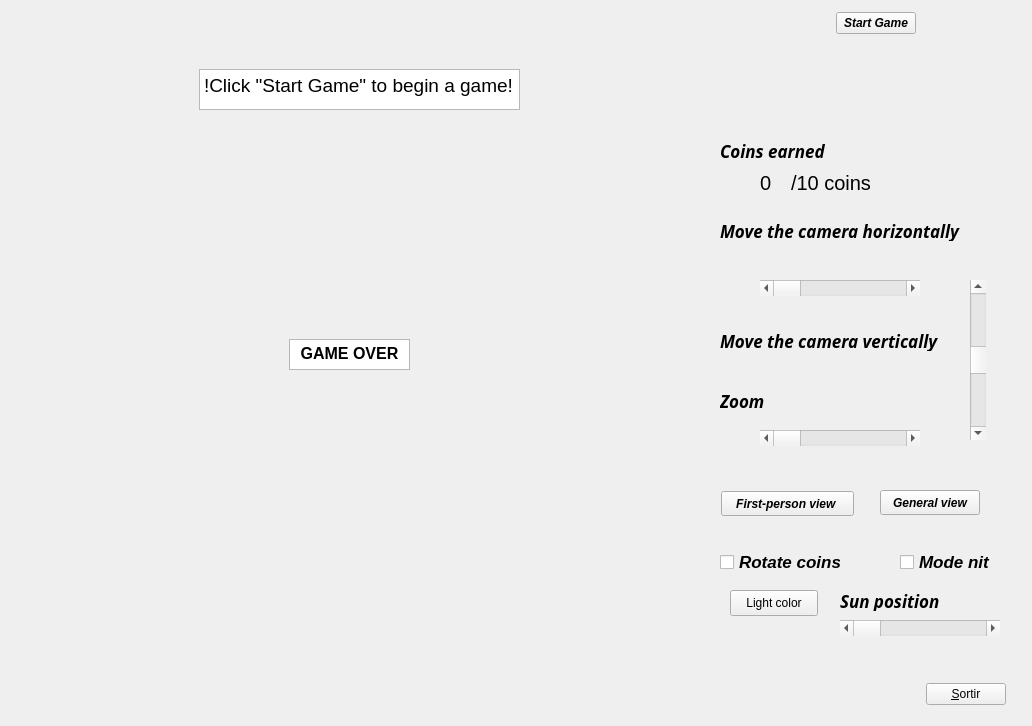
<?xml version="1.0" encoding="UTF-8"?>
<ui version="4.0">
 <class>MyForm</class>
 <widget class="QWidget" name="MyForm">
  <property name="geometry">
   <rect>
    <x>0</x>
    <y>0</y>
    <width>1032</width>
    <height>726</height>
   </rect>
  </property>
  <property name="windowTitle">
   <string>IDI-Lab</string>
  </property>
  <widget class="Laberint" name="widget" native="true">
   <property name="geometry">
    <rect>
     <x>9</x>
     <y>9</y>
     <width>709</width>
     <height>708</height>
    </rect>
   </property>
   <property name="sizePolicy">
    <sizepolicy hsizetype="Expanding" vsizetype="Expanding">
     <horstretch>0</horstretch>
     <verstretch>0</verstretch>
    </sizepolicy>
   </property>
   <property name="minimumSize">
    <size>
     <width>50</width>
     <height>50</height>
    </size>
   </property>
   <widget class="QTextBrowser" name="WinMessage">
    <property name="geometry">
     <rect>
      <x>280</x>
      <y>330</y>
      <width>121</width>
      <height>31</height>
     </rect>
    </property>
    <property name="html">
     <string>&lt;!DOCTYPE HTML PUBLIC &quot;-//W3C//DTD HTML 4.0//EN&quot; &quot;http://www.w3.org/TR/REC-html40/strict.dtd&quot;&gt;
&lt;html&gt;&lt;head&gt;&lt;meta name=&quot;qrichtext&quot; content=&quot;1&quot; /&gt;&lt;meta charset=&quot;utf-8&quot; /&gt;&lt;style type=&quot;text/css&quot;&gt;
p, li { white-space: pre-wrap; }
hr { height: 1px; border-width: 0; }
li.unchecked::marker { content: &quot;\2610&quot;; }
li.checked::marker { content: &quot;\2612&quot;; }
&lt;/style&gt;&lt;/head&gt;&lt;body style=&quot; font-family:'Ubuntu Sans'; font-size:11pt; font-weight:400; font-style:normal;&quot;&gt;
&lt;p align=&quot;center&quot; style=&quot; margin-top:0px; margin-bottom:0px; margin-left:0px; margin-right:0px; -qt-block-indent:0; text-indent:0px;&quot;&gt;&lt;span style=&quot; font-size:12pt; font-weight:700;&quot;&gt; ¡YOU WIN!&lt;/span&gt;&lt;/p&gt;&lt;/body&gt;&lt;/html&gt;</string>
    </property>
   </widget>
   <widget class="QTextBrowser" name="gameOverText">
    <property name="geometry">
     <rect>
      <x>280</x>
      <y>330</y>
      <width>121</width>
      <height>31</height>
     </rect>
    </property>
    <property name="html">
     <string>&lt;!DOCTYPE HTML PUBLIC &quot;-//W3C//DTD HTML 4.0//EN&quot; &quot;http://www.w3.org/TR/REC-html40/strict.dtd&quot;&gt;
&lt;html&gt;&lt;head&gt;&lt;meta name=&quot;qrichtext&quot; content=&quot;1&quot; /&gt;&lt;meta charset=&quot;utf-8&quot; /&gt;&lt;style type=&quot;text/css&quot;&gt;
p, li { white-space: pre-wrap; }
hr { height: 1px; border-width: 0; }
li.unchecked::marker { content: &quot;\2610&quot;; }
li.checked::marker { content: &quot;\2612&quot;; }
&lt;/style&gt;&lt;/head&gt;&lt;body style=&quot; font-family:'Ubuntu Sans'; font-size:11pt; font-weight:400; font-style:normal;&quot;&gt;
&lt;p align=&quot;center&quot; style=&quot; margin-top:0px; margin-bottom:0px; margin-left:0px; margin-right:0px; -qt-block-indent:0; text-indent:0px;&quot;&gt;&lt;span style=&quot; font-size:12pt; font-weight:700;&quot;&gt;GAME OVER&lt;/span&gt;&lt;/p&gt;&lt;/body&gt;&lt;/html&gt;</string>
    </property>
   </widget>
   <widget class="QTextBrowser" name="textBrowser">
    <property name="geometry">
     <rect>
      <x>190</x>
      <y>60</y>
      <width>321</width>
      <height>41</height>
     </rect>
    </property>
    <property name="font">
     <font>
      <pointsize>14</pointsize>
     </font>
    </property>
    <property name="html">
     <string>&lt;!DOCTYPE HTML PUBLIC &quot;-//W3C//DTD HTML 4.0//EN&quot; &quot;http://www.w3.org/TR/REC-html40/strict.dtd&quot;&gt;
&lt;html&gt;&lt;head&gt;&lt;meta name=&quot;qrichtext&quot; content=&quot;1&quot; /&gt;&lt;meta charset=&quot;utf-8&quot; /&gt;&lt;style type=&quot;text/css&quot;&gt;
p, li { white-space: pre-wrap; }
hr { height: 1px; border-width: 0; }
li.unchecked::marker { content: &quot;\2610&quot;; }
li.checked::marker { content: &quot;\2612&quot;; }
&lt;/style&gt;&lt;/head&gt;&lt;body style=&quot; font-family:'Ubuntu Sans'; font-size:14pt; font-weight:400; font-style:normal;&quot;&gt;
&lt;p style=&quot; margin-top:0px; margin-bottom:0px; margin-left:0px; margin-right:0px; -qt-block-indent:0; text-indent:0px;&quot;&gt;!Click &amp;quot;Start Game&amp;quot; to begin a game!&lt;/p&gt;&lt;/body&gt;&lt;/html&gt;</string>
    </property>
   </widget>
  </widget>
  <widget class="QLabel" name="label">
   <property name="geometry">
    <rect>
     <x>720</x>
     <y>140</y>
     <width>111</width>
     <height>21</height>
    </rect>
   </property>
   <property name="font">
    <font>
     <family>Ubuntu Sans</family>
     <pointsize>13</pointsize>
     <italic>true</italic>
     <bold>true</bold>
    </font>
   </property>
   <property name="frameShadow">
    <enum>QFrame::Plain</enum>
   </property>
   <property name="text">
    <string>Coins earned </string>
   </property>
   <property name="textFormat">
    <enum>Qt::AutoText</enum>
   </property>
  </widget>
  <widget class="QLabel" name="label_3">
   <property name="geometry">
    <rect>
     <x>720</x>
     <y>220</y>
     <width>241</width>
     <height>21</height>
    </rect>
   </property>
   <property name="font">
    <font>
     <family>Ubuntu Sans</family>
     <pointsize>13</pointsize>
     <italic>true</italic>
     <bold>true</bold>
    </font>
   </property>
   <property name="frameShadow">
    <enum>QFrame::Plain</enum>
   </property>
   <property name="text">
    <string>Move the camera horizontally </string>
   </property>
   <property name="textFormat">
    <enum>Qt::AutoText</enum>
   </property>
  </widget>
  <widget class="QLabel" name="label_4">
   <property name="geometry">
    <rect>
     <x>720</x>
     <y>330</y>
     <width>221</width>
     <height>21</height>
    </rect>
   </property>
   <property name="font">
    <font>
     <family>Ubuntu Sans</family>
     <pointsize>13</pointsize>
     <italic>true</italic>
     <bold>true</bold>
    </font>
   </property>
   <property name="frameShadow">
    <enum>QFrame::Plain</enum>
   </property>
   <property name="text">
    <string>Move the camera vertically</string>
   </property>
   <property name="textFormat">
    <enum>Qt::AutoText</enum>
   </property>
  </widget>
  <widget class="QScrollBar" name="horizontalScrollBar">
   <property name="geometry">
    <rect>
     <x>760</x>
     <y>280</y>
     <width>160</width>
     <height>16</height>
    </rect>
   </property>
   <property name="maximum">
    <number>360</number>
   </property>
   <property name="orientation">
    <enum>Qt::Horizontal</enum>
   </property>
  </widget>
  <widget class="QScrollBar" name="verticalScrollBar">
   <property name="geometry">
    <rect>
     <x>970</x>
     <y>280</y>
     <width>16</width>
     <height>160</height>
    </rect>
   </property>
   <property name="minimum">
    <number>-89</number>
   </property>
   <property name="maximum">
    <number>89</number>
   </property>
   <property name="orientation">
    <enum>Qt::Vertical</enum>
   </property>
  </widget>
  <widget class="QLabel" name="label_5">
   <property name="geometry">
    <rect>
     <x>720</x>
     <y>390</y>
     <width>81</width>
     <height>21</height>
    </rect>
   </property>
   <property name="font">
    <font>
     <family>Ubuntu Sans</family>
     <pointsize>13</pointsize>
     <italic>true</italic>
     <bold>true</bold>
    </font>
   </property>
   <property name="frameShadow">
    <enum>QFrame::Plain</enum>
   </property>
   <property name="text">
    <string>Zoom</string>
   </property>
   <property name="textFormat">
    <enum>Qt::AutoText</enum>
   </property>
  </widget>
  <widget class="QScrollBar" name="horizontalScrollBar_2">
   <property name="geometry">
    <rect>
     <x>760</x>
     <y>430</y>
     <width>160</width>
     <height>16</height>
    </rect>
   </property>
   <property name="minimum">
    <number>1</number>
   </property>
   <property name="maximum">
    <number>89</number>
   </property>
   <property name="orientation">
    <enum>Qt::Horizontal</enum>
   </property>
  </widget>
  <widget class="QPushButton" name="pushButton_2">
   <property name="geometry">
    <rect>
     <x>880</x>
     <y>490</y>
     <width>100</width>
     <height>25</height>
    </rect>
   </property>
   <property name="font">
    <font>
     <family>Ubuntu</family>
     <italic>true</italic>
     <bold>true</bold>
    </font>
   </property>
   <property name="text">
    <string>General view</string>
   </property>
  </widget>
  <widget class="QPushButton" name="pushButton_3">
   <property name="geometry">
    <rect>
     <x>721</x>
     <y>491</y>
     <width>133</width>
     <height>25</height>
    </rect>
   </property>
   <property name="font">
    <font>
     <family>Ubuntu</family>
     <italic>true</italic>
     <bold>true</bold>
    </font>
   </property>
   <property name="text">
    <string>First-person view </string>
   </property>
  </widget>
  <widget class="QWidget" name="layoutWidget">
   <property name="geometry">
    <rect>
     <x>760</x>
     <y>170</y>
     <width>111</width>
     <height>26</height>
    </rect>
   </property>
   <layout class="QHBoxLayout" name="horizontalLayout">
    <item>
     <widget class="QLabel" name="coinsLabel">
      <property name="font">
       <font>
        <pointsize>15</pointsize>
       </font>
      </property>
      <property name="text">
       <string>0</string>
      </property>
     </widget>
    </item>
    <item>
     <widget class="QLabel" name="label_2">
      <property name="font">
       <font>
        <pointsize>15</pointsize>
       </font>
      </property>
      <property name="text">
       <string>/10 coins</string>
      </property>
     </widget>
    </item>
   </layout>
  </widget>
  <widget class="QWidget" name="layoutWidget">
   <property name="geometry">
    <rect>
     <x>730</x>
     <y>680</y>
     <width>276</width>
     <height>28</height>
    </rect>
   </property>
   <layout class="QHBoxLayout" name="horizontalLayout_2">
    <item>
     <spacer name="horizontalSpacer">
      <property name="orientation">
       <enum>Qt::Horizontal</enum>
      </property>
      <property name="sizeHint" stdset="0">
       <size>
        <width>188</width>
        <height>20</height>
       </size>
      </property>
     </spacer>
    </item>
    <item>
     <widget class="QPushButton" name="pushButton">
      <property name="sizePolicy">
       <sizepolicy hsizetype="Fixed" vsizetype="Fixed">
        <horstretch>0</horstretch>
        <verstretch>0</verstretch>
       </sizepolicy>
      </property>
      <property name="text">
       <string>&amp;Sortir</string>
      </property>
     </widget>
    </item>
   </layout>
  </widget>
  <widget class="QWidget" name="layoutWidget">
   <property name="geometry">
    <rect>
     <x>730</x>
     <y>10</y>
     <width>291</width>
     <height>27</height>
    </rect>
   </property>
   <layout class="QHBoxLayout" name="horizontalLayout_3">
    <item>
     <spacer name="horizontalSpacer_2">
      <property name="orientation">
       <enum>Qt::Horizontal</enum>
      </property>
      <property name="sizeHint" stdset="0">
       <size>
        <width>40</width>
        <height>20</height>
       </size>
      </property>
     </spacer>
    </item>
    <item>
     <widget class="QPushButton" name="startButton">
      <property name="font">
       <font>
        <family>Ubuntu</family>
        <italic>true</italic>
        <bold>true</bold>
       </font>
      </property>
      <property name="text">
       <string>Start Game</string>
      </property>
     </widget>
    </item>
    <item>
     <spacer name="horizontalSpacer_3">
      <property name="orientation">
       <enum>Qt::Horizontal</enum>
      </property>
      <property name="sizeHint" stdset="0">
       <size>
        <width>40</width>
        <height>20</height>
       </size>
      </property>
     </spacer>
    </item>
   </layout>
  </widget>
  <widget class="QCheckBox" name="checkBox">
   <property name="geometry">
    <rect>
     <x>720</x>
     <y>550</y>
     <width>121</width>
     <height>24</height>
    </rect>
   </property>
   <property name="font">
    <font>
     <family>Ubuntu</family>
     <pointsize>13</pointsize>
     <italic>true</italic>
     <bold>true</bold>
    </font>
   </property>
   <property name="text">
    <string>Rotate coins</string>
   </property>
  </widget>
  <widget class="QPushButton" name="lightbutton">
   <property name="geometry">
    <rect>
     <x>730</x>
     <y>590</y>
     <width>88</width>
     <height>26</height>
    </rect>
   </property>
   <property name="text">
    <string>Light color</string>
   </property>
  </widget>
  <widget class="QScrollBar" name="horizontalScrollBar_3">
   <property name="geometry">
    <rect>
     <x>840</x>
     <y>620</y>
     <width>160</width>
     <height>16</height>
    </rect>
   </property>
   <property name="minimum">
    <number>0</number>
   </property>
   <property name="maximum">
    <number>180</number>
   </property>
   <property name="orientation">
    <enum>Qt::Horizontal</enum>
   </property>
  </widget>
  <widget class="QLabel" name="label_6">
   <property name="geometry">
    <rect>
     <x>840</x>
     <y>590</y>
     <width>131</width>
     <height>21</height>
    </rect>
   </property>
   <property name="font">
    <font>
     <family>Ubuntu Sans</family>
     <pointsize>13</pointsize>
     <italic>true</italic>
     <bold>true</bold>
    </font>
   </property>
   <property name="frameShadow">
    <enum>QFrame::Plain</enum>
   </property>
   <property name="text">
    <string>Sun position</string>
   </property>
   <property name="textFormat">
    <enum>Qt::AutoText</enum>
   </property>
  </widget>
  <widget class="QCheckBox" name="checkBox_2">
   <property name="geometry">
    <rect>
     <x>900</x>
     <y>550</y>
     <width>92</width>
     <height>24</height>
    </rect>
   </property>
   <property name="font">
    <font>
     <family>Ubuntu</family>
     <pointsize>13</pointsize>
     <italic>true</italic>
     <bold>true</bold>
    </font>
   </property>
   <property name="text">
    <string>Mode nit</string>
   </property>
  </widget>
 </widget>
 <customwidgets>
  <customwidget>
   <class>Laberint</class>
   <extends>QWidget</extends>
   <header>Laberint.h</header>
   <container>1</container>
   <slots>
    <signal>coinsChanged(int)</signal>
    <signal>hideWinMessage()</signal>
    <signal>victorySignal()</signal>
    <signal>hideOverMessage()</signal>
    <signal>gameOverSignal()</signal>
    <signal>hideAdverticeMessage()</signal>
    <signal>adverticeStartMessage()</signal>
    <signal>thetaChanged(int)</signal>
    <signal>psiChanged(int)</signal>
    <signal>zoomChanged(int)</signal>
    <signal>angleChanged(int)</signal>
    <signal>modeNitChanged(bool)</signal>
    <signal>rotateCoins(bool)</signal>
    <slot>startGame()</slot>
    <slot>setPsi(int)</slot>
    <slot>setTheta(int)</slot>
    <slot>setZoom(int)</slot>
    <slot>setVistaGeneral()</slot>
    <slot>setVistaPersona()</slot>
    <slot>setRotacionMonedas(bool)</slot>
    <slot>onChangeLightColor()</slot>
    <slot>setAngleFocus(int)</slot>
    <slot>setModeNit(bool)</slot>
   </slots>
  </customwidget>
 </customwidgets>
 <resources/>
 <connections>
  <connection>
   <sender>pushButton</sender>
   <signal>clicked()</signal>
   <receiver>MyForm</receiver>
   <slot>close()</slot>
   <hints>
    <hint type="sourcelabel">
     <x>1000</x>
     <y>706</y>
    </hint>
    <hint type="destinationlabel">
     <x>839</x>
     <y>529</y>
    </hint>
   </hints>
  </connection>
  <connection>
   <sender>startButton</sender>
   <signal>clicked()</signal>
   <receiver>widget</receiver>
   <slot>startGame()</slot>
   <hints>
    <hint type="sourcelabel">
     <x>839</x>
     <y>23</y>
    </hint>
    <hint type="destinationlabel">
     <x>654</x>
     <y>27</y>
    </hint>
   </hints>
  </connection>
  <connection>
   <sender>widget</sender>
   <signal>coinsChanged(int)</signal>
   <receiver>coinsLabel</receiver>
   <slot>setNum(int)</slot>
   <hints>
    <hint type="sourcelabel">
     <x>524</x>
     <y>107</y>
    </hint>
    <hint type="destinationlabel">
     <x>781</x>
     <y>181</y>
    </hint>
   </hints>
  </connection>
  <connection>
   <sender>widget</sender>
   <signal>hideWinMessage()</signal>
   <receiver>WinMessage</receiver>
   <slot>hide()</slot>
   <hints>
    <hint type="sourcelabel">
     <x>394</x>
     <y>188</y>
    </hint>
    <hint type="destinationlabel">
     <x>378</x>
     <y>360</y>
    </hint>
   </hints>
  </connection>
  <connection>
   <sender>widget</sender>
   <signal>victorySignal()</signal>
   <receiver>WinMessage</receiver>
   <slot>show()</slot>
   <hints>
    <hint type="sourcelabel">
     <x>499</x>
     <y>460</y>
    </hint>
    <hint type="destinationlabel">
     <x>390</x>
     <y>357</y>
    </hint>
   </hints>
  </connection>
  <connection>
   <sender>widget</sender>
   <signal>hideOverMessage()</signal>
   <receiver>gameOverText</receiver>
   <slot>hide()</slot>
   <hints>
    <hint type="sourcelabel">
     <x>659</x>
     <y>558</y>
    </hint>
    <hint type="destinationlabel">
     <x>364</x>
     <y>361</y>
    </hint>
   </hints>
  </connection>
  <connection>
   <sender>widget</sender>
   <signal>gameOverSignal()</signal>
   <receiver>gameOverText</receiver>
   <slot>show()</slot>
   <hints>
    <hint type="sourcelabel">
     <x>610</x>
     <y>433</y>
    </hint>
    <hint type="destinationlabel">
     <x>343</x>
     <y>353</y>
    </hint>
   </hints>
  </connection>
  <connection>
   <sender>widget</sender>
   <signal>hideAdverticeMessage()</signal>
   <receiver>textBrowser</receiver>
   <slot>hide()</slot>
   <hints>
    <hint type="sourcelabel">
     <x>494</x>
     <y>208</y>
    </hint>
    <hint type="destinationlabel">
     <x>451</x>
     <y>90</y>
    </hint>
   </hints>
  </connection>
  <connection>
   <sender>widget</sender>
   <signal>adverticeStartMessage()</signal>
   <receiver>textBrowser</receiver>
   <slot>show()</slot>
   <hints>
    <hint type="sourcelabel">
     <x>494</x>
     <y>330</y>
    </hint>
    <hint type="destinationlabel">
     <x>475</x>
     <y>93</y>
    </hint>
   </hints>
  </connection>
  <connection>
   <sender>horizontalScrollBar</sender>
   <signal>valueChanged(int)</signal>
   <receiver>widget</receiver>
   <slot>setPsi(int)</slot>
   <hints>
    <hint type="sourcelabel">
     <x>828</x>
     <y>294</y>
    </hint>
    <hint type="destinationlabel">
     <x>636</x>
     <y>282</y>
    </hint>
   </hints>
  </connection>
  <connection>
   <sender>verticalScrollBar</sender>
   <signal>valueChanged(int)</signal>
   <receiver>widget</receiver>
   <slot>setTheta(int)</slot>
   <hints>
    <hint type="sourcelabel">
     <x>978</x>
     <y>281</y>
    </hint>
    <hint type="destinationlabel">
     <x>628</x>
     <y>386</y>
    </hint>
   </hints>
  </connection>
  <connection>
   <sender>widget</sender>
   <signal>psiChanged(int)</signal>
   <receiver>horizontalScrollBar</receiver>
   <slot>setValue(int)</slot>
   <hints>
    <hint type="sourcelabel">
     <x>573</x>
     <y>233</y>
    </hint>
    <hint type="destinationlabel">
     <x>814</x>
     <y>288</y>
    </hint>
   </hints>
  </connection>
  <connection>
   <sender>widget</sender>
   <signal>thetaChanged(int)</signal>
   <receiver>verticalScrollBar</receiver>
   <slot>setValue(int)</slot>
   <hints>
    <hint type="sourcelabel">
     <x>619</x>
     <y>344</y>
    </hint>
    <hint type="destinationlabel">
     <x>978</x>
     <y>293</y>
    </hint>
   </hints>
  </connection>
  <connection>
   <sender>widget</sender>
   <signal>zoomChanged(int)</signal>
   <receiver>horizontalScrollBar_2</receiver>
   <slot>setValue(int)</slot>
   <hints>
    <hint type="sourcelabel">
     <x>586</x>
     <y>339</y>
    </hint>
    <hint type="destinationlabel">
     <x>819</x>
     <y>435</y>
    </hint>
   </hints>
  </connection>
  <connection>
   <sender>horizontalScrollBar_2</sender>
   <signal>valueChanged(int)</signal>
   <receiver>widget</receiver>
   <slot>setZoom(int)</slot>
   <hints>
    <hint type="sourcelabel">
     <x>889</x>
     <y>439</y>
    </hint>
    <hint type="destinationlabel">
     <x>686</x>
     <y>488</y>
    </hint>
   </hints>
  </connection>
  <connection>
   <sender>pushButton_3</sender>
   <signal>clicked()</signal>
   <receiver>widget</receiver>
   <slot>setVistaPersona()</slot>
   <hints>
    <hint type="sourcelabel">
     <x>744</x>
     <y>509</y>
    </hint>
    <hint type="destinationlabel">
     <x>679</x>
     <y>541</y>
    </hint>
   </hints>
  </connection>
  <connection>
   <sender>pushButton_2</sender>
   <signal>clicked()</signal>
   <receiver>widget</receiver>
   <slot>setVistaGeneral()</slot>
   <hints>
    <hint type="sourcelabel">
     <x>907</x>
     <y>508</y>
    </hint>
    <hint type="destinationlabel">
     <x>702</x>
     <y>604</y>
    </hint>
   </hints>
  </connection>
  <connection>
   <sender>checkBox</sender>
   <signal>clicked(bool)</signal>
   <receiver>widget</receiver>
   <slot>showMinimized()</slot>
   <hints>
    <hint type="sourcelabel">
     <x>781</x>
     <y>556</y>
    </hint>
    <hint type="destinationlabel">
     <x>701</x>
     <y>576</y>
    </hint>
   </hints>
  </connection>
  <connection>
   <sender>lightbutton</sender>
   <signal>clicked()</signal>
   <receiver>widget</receiver>
   <slot>onChangeLightColor()</slot>
   <hints>
    <hint type="sourcelabel">
     <x>774</x>
     <y>603</y>
    </hint>
    <hint type="destinationlabel">
     <x>705</x>
     <y>603</y>
    </hint>
   </hints>
  </connection>
  <connection>
   <sender>widget</sender>
   <signal>angleChanged(int)</signal>
   <receiver>horizontalScrollBar_3</receiver>
   <slot>setValue(int)</slot>
   <hints>
    <hint type="sourcelabel">
     <x>626</x>
     <y>660</y>
    </hint>
    <hint type="destinationlabel">
     <x>830</x>
     <y>647</y>
    </hint>
   </hints>
  </connection>
  <connection>
   <sender>horizontalScrollBar_3</sender>
   <signal>sliderMoved(int)</signal>
   <receiver>widget</receiver>
   <slot>setAngleFocus(int)</slot>
   <hints>
    <hint type="sourcelabel">
     <x>882</x>
     <y>651</y>
    </hint>
    <hint type="destinationlabel">
     <x>715</x>
     <y>702</y>
    </hint>
   </hints>
  </connection>
  <connection>
   <sender>checkBox_2</sender>
   <signal>clicked(bool)</signal>
   <receiver>widget</receiver>
   <slot>setModeNit(bool)</slot>
   <hints>
    <hint type="sourcelabel">
     <x>908</x>
     <y>562</y>
    </hint>
    <hint type="destinationlabel">
     <x>703</x>
     <y>631</y>
    </hint>
   </hints>
  </connection>
  <connection>
   <sender>widget</sender>
   <signal>modeNitChanged(bool)</signal>
   <receiver>checkBox_2</receiver>
   <slot>setChecked(bool)</slot>
   <hints>
    <hint type="sourcelabel">
     <x>550</x>
     <y>614</y>
    </hint>
    <hint type="destinationlabel">
     <x>948</x>
     <y>556</y>
    </hint>
   </hints>
  </connection>
  <connection>
   <sender>checkBox</sender>
   <signal>clicked(bool)</signal>
   <receiver>widget</receiver>
   <slot>setRotacionMonedas(bool)</slot>
   <hints>
    <hint type="sourcelabel">
     <x>752</x>
     <y>557</y>
    </hint>
    <hint type="destinationlabel">
     <x>666</x>
     <y>585</y>
    </hint>
   </hints>
  </connection>
  <connection>
   <sender>widget</sender>
   <signal>rotateCoins(bool)</signal>
   <receiver>checkBox</receiver>
   <slot>setChecked(bool)</slot>
   <hints>
    <hint type="sourcelabel">
     <x>556</x>
     <y>524</y>
    </hint>
    <hint type="destinationlabel">
     <x>752</x>
     <y>565</y>
    </hint>
   </hints>
  </connection>
 </connections>
 <slots>
  <signal>psiChanged(int)</signal>
  <signal>thetaChanged(int)</signal>
 </slots>
</ui>
